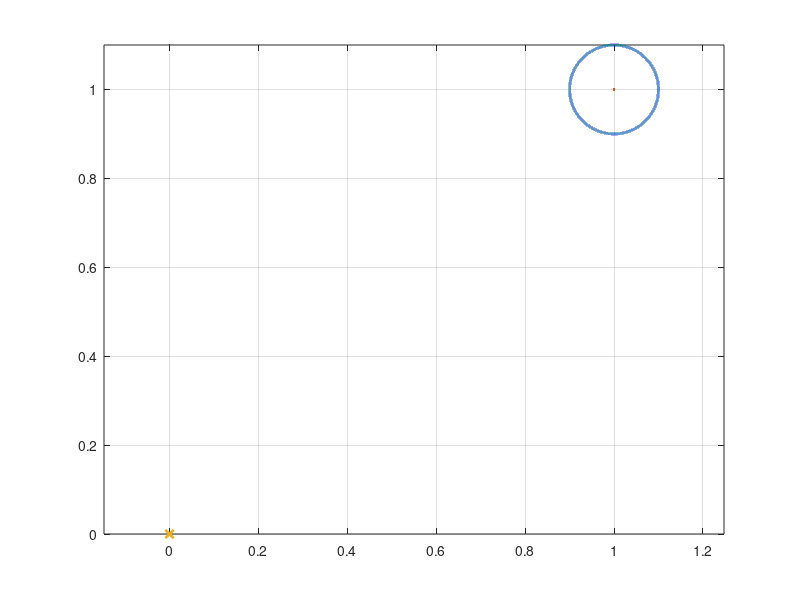
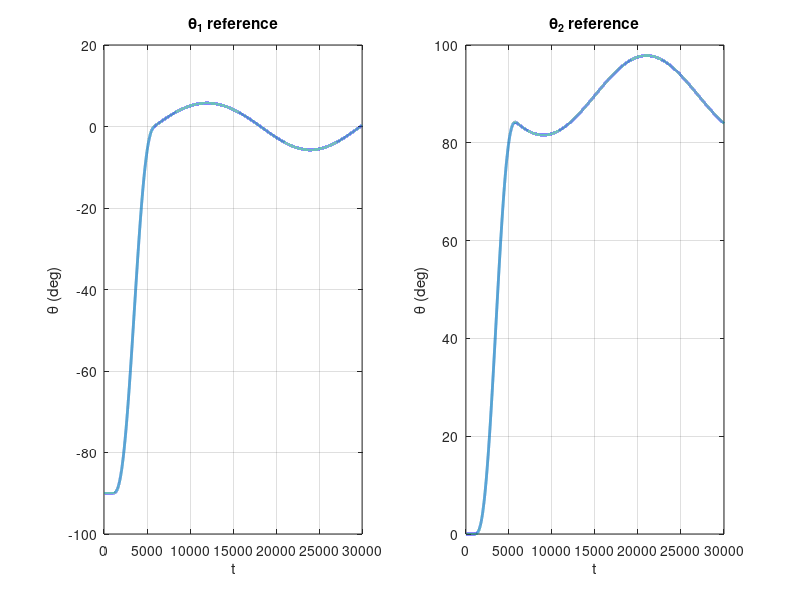
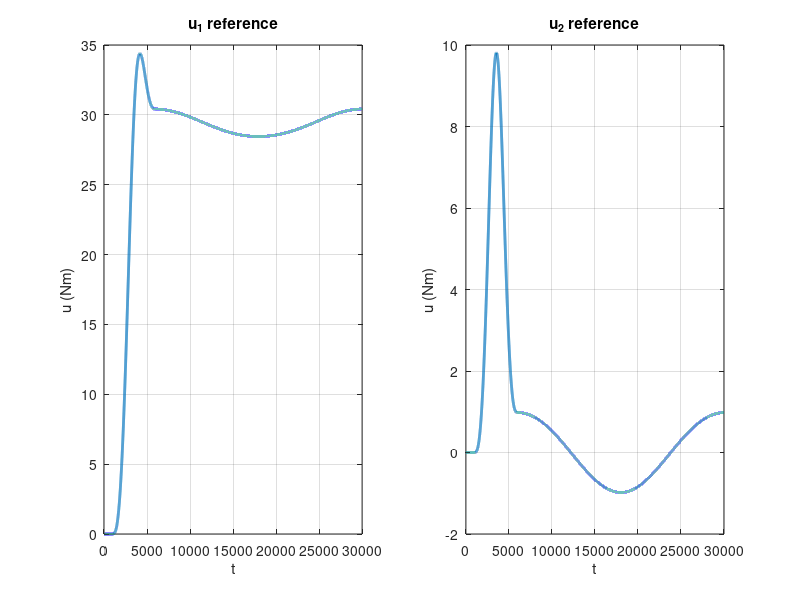

Write MATLAB code to recreate these figures, in order. (Note: this script raises an error after producing the figures.)
%% Final Project - 2 DOF Robotic Manipulator
% Optimal Control 2021
% Group 18: Balandi, Ghinelli, Prandin, January 2022
% Tasks 2 and 3

close all; clear; clc

tic % start counting time

%% Parameters definition

max_iters = 2e2;
tol = 1e-6;

tf = 30; % seconds

params.dyn.dt = 1e-3;
params.dyn.mm1 = 2;         % kg
params.dyn.mm2 = 2;         % kg
params.dyn.gg = 9.81;       % m/s^2
params.dyn.ll1 = 1;         % m
params.dyn.ll2 = 1;         % m
params.dyn.rr1 = 0.5;       % m
params.dyn.rr2 = 0.5;       % m
params.dyn.J_iner1 = 0.5;   % kg*m^2
params.dyn.J_iner2 = 0.5;   % kg*m^2

dt = params.dyn.dt;
mm1 = params.dyn.mm1;
mm2 = params.dyn.mm2;
gg = params.dyn.gg;
ll1 = params.dyn.ll1;
ll2 = params.dyn.ll2;
rr1 = params.dyn.rr1;
rr2 = params.dyn.rr2;
J_iner1 = params.dyn.J_iner1;
J_iner2 = params.dyn.J_iner2;

% We define the weights of the matrix Q
wq1 = 1000;
wq2 = 10;
wq3 = 1000;
wq4 = 10;
params.cost.QQ = [wq1, 0, 0, 0; ...
                  0, wq2, 0, 0; ...
                  0, 0, wq3, 0; ...
                  0, 0, 0, wq4];
params.cost.QQf = [wq1, 0, 0, 0; ...
                  0, wq2, 0, 0; ...
                  0, 0, wq3, 0; ...
                  0, 0, 0, wq4];         

% We define the weights of the matrix R
wr1 = 0.0006;
wr2 = 0.0006;
params.cost.RR = [wr1, 0;...
                  0, wr2];

TT = tf/params.dyn.dt;

state_dim = 4;
input_dim = 2;

% Flags for Armijo
visu_traj = 0;
plot_flag = 1;
ARMIJO_flag = 1;
gamma_fix = 0.5;

fprintf("Parameters defined\n")

%% Shape definition
% The workspace is the circle of radius 2 m around the origin

% Circle
r = 0.1; % m
%r = 0.2; % m

x_circle = zeros(24000,1); %round(2*pi/0.01)
y_circle = zeros(24000,1); %round(2*pi/0.01)
x_off = 1; % offet of the center of the circle
y_off = 1; % offet of the center of the circle

l1 = 1; % lengths of the joints
l2 = 1;

i = 1; % first index of a vector

for teta = 0:2.6180e-04:2*pi
    x_circle(i) = r*cos(teta)+x_off; % parametric expression of a circle
    y_circle(i) = r*sin(teta)+y_off;
    i = i+1;
end

figure(1)
plot(x_circle,y_circle,'LineWidth',2)
axis equal
grid on
hold on
plot(x_off,y_off,'.','LineWidth',2) % plot the cente of the circle
plot(0,0,'x','LineWidth',2) % plot the origin

%% Inverse kinematic
% Robotics book, p. 92

teta1 = zeros(size(x_circle)); % vectors of the same dimension of the number of points of the shaoe
teta2 = zeros(size(x_circle));

for i=1:size(x_circle,1)
    x = x_circle(i); % define the point for which we require the IK solution
    y = y_circle(i);
    % IK solution:
    cost2 = (x^2+y^2-l1^2-l2^2)/(2*l1*l2);
    sint2 = sqrt(1-cost2^2);

    if (imag(sint2)~=0) % check if point is outside workspace
        disp("IK ERROR");
    end

    teta2(i) = atan2(sint2,cost2);

    sint1 = ((l1+l2*cost2)*y-l2*sint2*x)/(x^2+y^2);
    cost1 = ((l1+l2*cost2)*x+l2*sint2*y)/(x^2+y^2);

    teta1(i) = atan2(sint1,cost1);
end

%% REFERENCE DEFINITION
% teta1 and teta2 are the new references to be followed with the DDP
% algorithm
% We must apply DDP to obtain the optimal trajectory, which is done
% minimizing the cost function determined by matrices Q, R and by the state
% and input references, which are teta1, teta2 and the torque balancing the
% gravity. The desired speed is, as always, zero 

% The reference is:
%   - teta = (-90,0) for 1 second;
%   - fifth order polynomial to the beginning of the circle for 5 seconds
%   - circle for the remaining 24 seconds

xx_ref = zeros(state_dim, TT);
uu_ref = zeros(input_dim, TT);

% Polynomial definition:
teta1_dot_init = (teta1(20)-teta1(1))/(20);
teta2_dot_init = (teta2(20)-teta2(1))/(20);

a01 = deg2rad(-90);
a11 = 0;
a21 = 0;
a31 = 1/(2*5001^3)*(20*(0.005013847243211-deg2rad(-90)) - 8*5001*teta1_dot_init);
a41 = 1/(2*5001^4)*(30*(-0.005013847243211+deg2rad(-90)) + 14*5001*teta1_dot_init);
a51 = 1/(2*5001^5)*(12*(0.005013847243211-deg2rad(-90)) - 6*5001*teta1_dot_init);
xx_ref(1,1:999) = deg2rad(-90);
for i=1000:6000
    % definition of the ramp
    % xx_ref(1,i) = ((0.005013847243211-deg2rad(-90))/5001)*(i-1000)+deg2rad(-90);

    % Definition of the polynomial trajectory
    xx_ref(1,i) = a01 + a31*(i-999)^3 + a41*(i-999)^4 + a51*(i-999)^5;
end
xx_ref(1,6001:end) = teta1(:);

a03 = 0;
a13 = 0;
a23 = 0;
a33 = 1/(2*5001^3)*(20*1.465602425754508 - 8*5001*teta2_dot_init);
a43 = 1/(2*5001^4)*(-30*1.465602425754508 + 14*5001*teta2_dot_init);
a53 = 1/(2*5001^5)*(12*1.465602425754508 - 6*5001*teta2_dot_init);
xx_ref(3,1:999) = deg2rad(0);
for i=1000:6000
    % definition of the ramp
    % xx_ref(3,i) = ((1.465602425754508-deg2rad(0))/5001)*(i-1000)+deg2rad(0);

    % Definition of the polynomial trajectory
    xx_ref(3,i) = a33*(i-999)^3 + a43*(i-999)^4 + a53*(i-999)^5;
end
xx_ref(3,6001:end) = teta2(:);


% u_ref is such that it balances the g(q_ref) term. In this way, it keeps
% the manipulator in the desired equilibrium position, with q_dot and
% q_doubledot equal to zero
for i=1:TT
    uu_ref(1,i) = (mm1*rr1+mm2*ll1)*gg*cos(xx_ref(1,i))+mm2*gg*rr2*cos(xx_ref(1,i)+xx_ref(3,i));
    uu_ref(2,i) = mm2*gg*rr2*cos(xx_ref(1,i)+xx_ref(3,i));
end

% plots
if plot_flag == 1
    figure(2);
    subplot(1,2,1)
    plot(rad2deg(xx_ref(1,:)),'LineWidth',2);
    grid on
    title('\theta_1 reference');
    ylabel('\theta (deg)');
    xlabel('t');
    subplot(1,2,2)
    plot(rad2deg(xx_ref(3,:)),'LineWidth',2);
    grid on
    title('\theta_2 reference');
    ylabel('\theta (deg)');
    xlabel('t');
    
    figure(3);
    subplot(1,2,1)
    plot(uu_ref(1,:),'LineWidth',2);
    grid on
    ylabel('u (Nm)');
    xlabel('t');
    title('u_1 reference');
    subplot(1,2,2)
    plot(uu_ref(2,:),'LineWidth',2);
    grid on
    ylabel('u (Nm)');
    xlabel('t');
    title('u_2 reference');
end

fprintf("Reference defined\n")

%% DDP IMPLEMENTATION
xx_star = zeros(state_dim, TT, max_iters);
uu_star = zeros(input_dim, TT, max_iters);

[xx_star(:,:,1), uu_star(:,:,1)] = algorithm_initialization(xx_ref, params, 2);

JJ = zeros(max_iters,1);
descent = zeros(max_iters,1);

fprintf('-*-*-*-*-*-\n');

kk = 1; % iteration index

for tt=1:TT-1
  % In this for loop we build the FIRST iteration of the cost based on
  % state and input from the initial instant to the second last one
  [cost_dummy, ~] = stage_cost(xx_star(:,tt,kk), uu_star(:,tt,kk), xx_ref(:,tt), uu_ref(:,tt), params);
  JJ(kk) = JJ(kk) + cost_dummy;
end

% Here we define the last value of the cost, exploiting the state at the
% last instant (TT)
[cost_dummy, ~] = term_cost(xx_star(:,TT,kk), xx_ref(:,TT), params);
JJ(kk) = JJ(kk) + cost_dummy;

% MAIN LOOP (runs until max_iters or until tolerance is reached)
for kk=1:max_iters-1 
  if visu_traj
    
    figure(30);
    stairs(1:TT, xx_star(1,:,kk),'LineWidth',2);
    hold on;
    stairs(1:TT, xx_ref(1,:),'--','LineWidth',2);
    ylabel('x1_t');
    xlabel('t');
    grid on;
    zoom on;
    hold off;
    drawnow

    figure(31);
    stairs(1:TT, xx_star(2,:,kk),'LineWidth',2);
    hold on;
    stairs(1:TT, xx_ref(2,:),'--','LineWidth',2);
    ylabel('x2_t');
    xlabel('t');
    grid on;
    zoom on;
    hold off;
    drawnow
 
    figure(32);
    stairs(1:TT, xx_star(3,:,kk),'LineWidth',2);
    hold on;
    stairs(1:TT, xx_ref(3,:),'--','LineWidth',2);
    ylabel('x3_t');
    xlabel('t');
    grid on;
    zoom on;
    hold off;
    drawnow
 
    figure(33);
    stairs(1:TT, xx_star(4,:,kk),'LineWidth',2);
    hold on;
    stairs(1:TT, xx_ref(4,:),'--','LineWidth',2);
    ylabel('x4_t');
    xlabel('t');
    grid on;
    zoom on;
    hold off;
    drawnow
    
    figure(34);
    stairs(1:TT, uu_star(1,:,kk),'LineWidth',2);
    hold on;
    stairs(1:TT, uu_ref(1,:),'--','LineWidth',2);
    ylabel('u1_t');
    xlabel('t');
    grid on;
    zoom on;
    hold off;
    drawnow

    figure(35);
    stairs(1:TT, uu_star(2,:,kk),'LineWidth',2);
    hold on;
    stairs(1:TT, uu_ref(2,:),'--','LineWidth',2);
    ylabel('u2_t');
    xlabel('t');
    grid on;
    zoom on;
    hold off;
    drawnow
   
    %pause % uncomment to stop at each iteration
    
  end
 
  KK = zeros(input_dim,state_dim, TT);
  sigma = zeros(input_dim, TT);
  
  pp = zeros(state_dim, TT);
  PP = zeros(state_dim,state_dim, TT);
  
  % Initialization of the terms p and P that have to be used to perform the
  % control:
  % p_T = q_T = gradient of the terminal cost
  % P_T = Q_T = hessian of the terminal cost
  % The gradient and the hessian are given as second and third outputs by 
  % the function term_cost
  [~, pp(:,TT), PP(:,:,TT)] = term_cost(xx_star(:,TT,kk), xx_ref(:,TT), params);
  
%   Backward iteration
  for tt = TT-1:-1:1
    
    [~, fx, fu, pfxx, pfuu, pfux] = dynamics(xx_star(:,tt,kk), uu_star(:,tt,kk),pp(:,tt+1));
    [~, lx, lu, lxx, luu, lux] = stage_cost(xx_star(:,tt,kk), uu_star(:,tt,kk),xx_ref(:,tt), uu_ref(:,tt), params);

    % Compute gain and ff descent direction
    
    KK(:,:,tt) = -(luu + fu*PP(:,:,tt+1)*fu'+ pfuu)\(lux + fu*PP(:,:,tt+1)*fx' + pfux);
    if (KK(:,:,tt)>1e5)
        fprintf("\nK > 1e5!!!\n")
        disp(tt)
        break;
    end
                              
    sigma(:,tt) = -(luu + fu*PP(:,:,tt+1)*fu'+ pfuu)\(lu + fu*pp(:,tt+1));
    if (sigma(:,tt)>1e5)
        fprintf("\nSigma > 1e5!!!\n")
        disp(tt)
        break;
    end                         
                              
    % Update PP and pp
    PP(:,:,tt) = (lxx + fx*PP(:, :, tt+1)*fx' + pfxx) - KK(:, :,tt)'*(luu + fu*PP(:,:,tt+1)*fu' + pfuu)*KK(:, :, tt);
    if (PP(:,:,tt)>1e5)
        fprintf("\nP > 1e5!!!\n")
        disp(tt)
        break;
    end 
  
    pp(:,tt) = (lx + fx*pp(:,tt+1))- KK(:, :,tt)'*(luu + fu*PP(:,:,tt+1)*fu' + pfuu)*sigma(:, tt);
    if (pp(:,tt)>1e5)
        fprintf("\np > 1e5!!!\n")
        disp(tt)
        break;
    end 

    descent(kk) = descent(kk) - sigma(:,tt)'*sigma(:,tt);
  end
  
  %%%%%%%%%%%%%%%%%%%%%%%%%%%%%%%%%%%%%
  %   ARMIJO gamma_stepsize selection
  %%%%%%%%%%%%%%%%%%%%%%%%%%%%%%%%%%%%%
  
  %gamma_stepsize selection
  if ARMIJO_flag
    
    cc = 0.0001;
    rho = 0.5;
    gammas = 1;
    
    cost_arm = [];
    
    xx_temp = zeros(state_dim,TT);
    uu_temp = zeros(input_dim,TT);

    xx_temp(:,1) = xx_ref(:,1);
    JJtemp = 0;
    
    for tt = 1:TT-1
      
      uu_temp(:,tt) = uu_star(:,tt,kk) + gammas(end)*sigma(:,tt) + ...
        KK(:,:,tt)*(xx_temp(:,tt) - xx_star(:,tt,kk));
      
      [xx_temp(:,tt+1),~] = dynamics(xx_temp(:,tt),uu_temp(:,tt),...
        pp(:,tt+1));

      [cost_dummy, ~,~] = stage_cost(xx_temp(:,tt), uu_temp(:,tt), ...
        xx_ref(:,tt), uu_ref(:,tt), params);
      JJtemp = JJtemp + cost_dummy;
    end
    
    [cost_dummy, ~] = term_cost(xx_temp(:,TT), xx_ref(:,TT), params);
    
    JJtemp = JJtemp + cost_dummy;
    
    cost_arm = [cost_arm; JJtemp];
    
    % ARMIJO LOOP
    
    while cost_arm(end) > JJ(kk) + cc*gammas(end)*descent(kk)
      
      gammas = [gammas; gammas(end)*rho];
      
      % Evaluate cost for gamma_i
      xx_temp(:,1) = xx_ref(:,1);
      
      JJtemp = 0;
      
      for tt = 1:TT-1
        % Compute the input
        uu_temp(:,tt) = uu_star(:,tt,kk) + gammas(end)*sigma(:,tt) + KK(:,:,tt)*(xx_temp(:,tt) - xx_star(:,tt,kk));
        
        [xx_temp(:,tt+1),~] = dynamics(xx_temp(:,tt),uu_temp(:,tt), pp(:,tt+1));
        
        [cost_dummy, ~,~] = stage_cost(xx_temp(:,tt), uu_temp(:,tt), xx_ref(:,tt), uu_ref(:,tt), params);
        JJtemp = JJtemp + cost_dummy;
      end
      
      [cost_dummy, ~] = term_cost(xx_temp(:,TT), xx_ref(:,TT), params);
      JJtemp = JJtemp + cost_dummy;
      
      cost_arm = [cost_arm; JJtemp];
      
    end
    
    gamma_steps = gammas;
    gamma = gammas(end);
    
  else
    
    gamma = gamma_fix;
    
  end
  
 % Update trajectory
  
xx_star(:,1,kk+1) = xx_ref(:,1);
  for tt=1:TT-1
    
    uu_star(:,tt,kk+1) = uu_star(:,tt,kk) + gamma*sigma(:,tt) + KK(:,:,tt)*(xx_star(:,tt,kk+1) - xx_star(:,tt,kk));
    
    [xx_star(:,tt+1, kk+1),~] = dynamics(xx_star(:,tt,kk+1), uu_star(:,tt,kk+1), pp(:,tt+1));

    [cost_dummy, ~,] = stage_cost(xx_star(:,tt,kk+1), uu_star(:,tt,kk+1), xx_ref(:,tt), uu_ref(:,tt), params);
    
    JJ(kk+1) = JJ(kk+1) + cost_dummy;
    
  end
  
  [cost_dummy, ~] = term_cost(xx_star(:,TT,kk+1), xx_ref(:,TT), params);
  JJ(kk+1) = JJ(kk+1) + cost_dummy;
  
  fprintf('Iter: %d\n',kk);
  fprintf('descent: %.4e\n', descent(kk));
  fprintf('cost: %.4e\n', JJ(kk));
  
  if abs(descent(kk))<tol
    max_iters = kk;
    fprintf('Tolerance reached!\n');
    break;
  end

end % main loop

%% Add last samples (for plots)

uu_star(:,TT,max_iters) = uu_star(:,TT-1,max_iters);

%% Plots

% PLOT OF RESULTING STATE AND INPUT TRAJECTORIES

star = max_iters;

if plot_flag == 1

    figure(4);
    stairs(1:TT, xx_star(1,:,star),'LineWidth',2);
    hold on;
    stairs(1:TT, xx_ref(1,:),'--','LineWidth',2);
    ylabel('x1_t (rad)');
    xlabel('t');
    grid on;
    zoom on;
    
    figure(5);
    stairs(1:TT, xx_star(2,:,star),'LineWidth',2);
    hold on;
    stairs(1:TT, xx_ref(2,:),'--','LineWidth',2);
    ylabel('x2_t (rad/s)');
    xlabel('t');
    grid on;
    zoom on;
    
    figure(6);
    stairs(1:TT, xx_star(3,:,star),'LineWidth',2);
    hold on;
    stairs(1:TT, xx_ref(3,:),'--','LineWidth',2);
    ylabel('x3_t (rad)');
    xlabel('t');
    grid on;
    zoom on;
    
    figure(7);
    stairs(1:TT, xx_star(4,:,star),'LineWidth',2);
    hold on;
    stairs(1:TT, xx_ref(4,:),'--','LineWidth',2);
    ylabel('x4_t (rad/s)');
    xlabel('t');
    grid on;
    zoom on;
    
    figure(8);
    stairs(1:TT, uu_star(1,:,star),'LineWidth',2);
    hold on;
    stairs(1:TT, uu_ref(1,:),'--','LineWidth',2);
    ylabel('u1_t (Nm)');
    xlabel('t');
    grid on;
    zoom on;
    
    figure(9);
    stairs(1:TT, uu_star(2,:,star),'LineWidth',2);
    hold on;
    stairs(1:TT, uu_ref(2,:),'--','LineWidth',2);
    ylabel('u2_t (Nm)');
    xlabel('t');
    grid on;
    zoom on;
    
    % Descent direction
    figure(10);
    semilogy(1:max_iters, abs(descent(1:max_iters)), 'LineWidth',2);
    ylabel('descent');
    xlabel('iter')
    grid on;
    zoom on;
    
    % Cost error (normalized)
    figure(11);
    semilogy(1:max_iters, abs((JJ(1:max_iters)-JJ(max_iters))/JJ(max_iters)), 'LineWidth',2);
    ylabel('J(u^k)-J(u^{max})/J(u^{max})');
    xlabel('iter')
    grid on;
    zoom on;

end

%% TASK 3
% In xx_star and uu_star are contained the optimal trajectories that our
% system has to follow in order to start from the vertical position and
% then draw the circle
% Now it's necessary to perform trajectory tracking, which is done
% solving a LQR optimal control problem. First of all, let's linearize the
% system about the optimal trajectory:
pp_useless = zeros(state_dim, TT);
x0 = [deg2rad(-90); 0; deg2rad(0); 0]; % Expected initialization
% x0 = [deg2rad(-23); 0; deg2rad(19); 0]; % Error in the initialization


% Linearization tensor. For every tt we have the linearization of the
% system in a certain instant.
AA_star = zeros(state_dim, state_dim, TT);
BB_star = zeros(state_dim, input_dim, TT);

for tt=1:TT
    [xxp_dummy, fx_star, fu_star, ~] = dynamics(xx_star(:,tt,star), uu_star(:,tt,star), pp_useless(:,tt));
    AA_star(:,:,tt) = fx_star';
    BB_star(:,:,tt) = fu_star';
end

% Now we have to define the weight matrices with wich we can perform the
% LQR control, considering that it's very important for us to precisely
% track the first and third component of the state

% If the initialization is the same of the previous task, the weights could
% be all ones. If the inizialization is different from the previous task or
% the dynamics parameters changes, these weights allow the robot to
% precisely track the trajectory.
wq_star1 = 1000;
wq_star2 = 10;
wq_star3 = 1000;
wq_star4 = 10;
QQ_star = [wq_star1, 0, 0, 0; ...
           0, wq_star2, 0, 0; ...
           0, 0, wq_star3, 0; ...
           0, 0, 0, wq_star4];
wr_star1 = 1;
wr_star2 = 1;
RR_star = [wr_star1, 0;...
           0, wr_star2];

% QQf_star = idare(AA_star(:,:,TT),BB_star(:,:,TT),QQ_star,RR_star,[],[]);
QQf_star = QQ_star;
xx = zeros(state_dim,TT);
xx(:,1) = x0;
uu = zeros(input_dim,TT);
PP = zeros(state_dim,state_dim,TT);
KK_star = zeros(input_dim,state_dim,TT);
PP(:,:,end) = QQf_star; 

% Backward iteration to compute P
for tt = TT-1:-1:1
    AAt = AA_star(:,:,tt);
    BBt = BB_star(:,:,tt);
    PPtp = PP(:,:,tt+1);        
    PP(:,:,tt) = QQ_star + AAt'*PPtp*AAt - (AAt'*PPtp*BBt)*inv(RR_star + BBt'*PPtp*BBt)*(BBt'*PPtp*AAt);
end

% Forward iteration to compute K,u,x_t+1
for tt = 1:TT-1
    AAt = AA_star(:,:,tt);
    BBt = BB_star(:,:,tt);
    PPtp = PP(:,:,tt+1);
    KK_star(:,:,tt) = -(RR_star + BBt'*PPtp*BBt)\(BBt'*PPtp*AAt);

    uu(:,tt) = uu_star(:,tt, star) + KK_star(:,:,tt)*(xx(:,tt)-xx_star(:,tt, star));
    [xx(:,tt+1), ~] = dynamics(xx(:,tt), uu(:,tt), pp_useless(:,tt));
end 

uu(:,TT) = uu(:,TT-1);

fprintf('The whole algorithm took %f seconds to run.\n',toc);

% Code for passing data to Simscape Multibody
u1 = zeros(TT,2);
u2 = zeros(TT,2);
x1 = zeros(TT,2);
x2 = zeros(TT,2);
x3 = zeros(TT,2);
x4 = zeros(TT,2);
for jj=0:TT-1
    x1(jj+1,1) = dt*jj;
    x1(jj+1,2) = xx(1,jj+1);
    x2(jj+1,1) = dt*jj;
    x2(jj+1,2) = xx(2,jj+1);
    x3(jj+1,1) = dt*jj;
    x3(jj+1,2) = xx(3,jj+1);
    x4(jj+1,1) = dt*jj;
    x4(jj+1,2) = xx(4,jj+1);
    u1(jj+1,1) = dt*jj;
    u1(jj+1,2) = uu(1,jj+1);
    u2(jj+1,1) = dt*jj;
    u2(jj+1,2) = uu(2,jj+1);
end

% From now on, there are the plots
figure(12);
stairs(1:TT, xx(1,:),'LineWidth',2);
hold on;
stairs(1:TT, xx_star(1,:,star),'--','LineWidth',2);
ylabel('x1_t (rad)');
xlabel('t');
grid on;
zoom on;

figure(13);
stairs(1:TT, xx(2,:),'LineWidth',2);
hold on;
stairs(1:TT, xx_star(2,:,star),'--','LineWidth',2);
ylabel('x2_t (rad/s)');
xlabel('t');
grid on;
zoom on;

figure(14);
stairs(1:TT, xx(3,:),'LineWidth',2);
hold on;
stairs(1:TT, xx_star(3,:,star),'--','LineWidth',2);
ylabel('x3_t (rad)');
xlabel('t');
grid on;
zoom on;

figure(15);
stairs(1:TT, xx(4,:),'LineWidth',2);
hold on;
stairs(1:TT, xx_star(4,:,star),'--','LineWidth',2);
ylabel('x4_t (rad/s)');
xlabel('t');
grid on;
zoom on;

figure(16);
stairs(1:TT, uu(1,:),'LineWidth',2);
hold on;
stairs(1:TT, uu_star(1,:,star),'--','LineWidth',2);
ylabel('u1_t (Nm)');
xlabel('t');
grid on;
zoom on;

figure(17);
stairs(1:TT, uu(2,:),'LineWidth',2);
hold on;
stairs(1:TT, uu_star(2,:,star),'--','LineWidth',2);
ylabel('u2_t (Nm)');
xlabel('t');
grid on;
zoom on;

%% Visualisation of the end-effector trajectory
% Run this section to visualize the end-effector trajectory from the
% Simscape simulation. Before running this section, it is necessary to run
% the Simscape Multibody model, otherwise no x_motion and y_motion exist.

% figure(17); 
% x_motion = out.x_motion;
% y_motion = out.y_motion;
% comet(x_motion, y_motion);
% %plot(x_motion, y_motion,'LineWidth',2);
% axis equal;
% xlabel('X Coordinate (m)'); 
% ylabel('Y Coordinate (m)'); 
% grid on;
